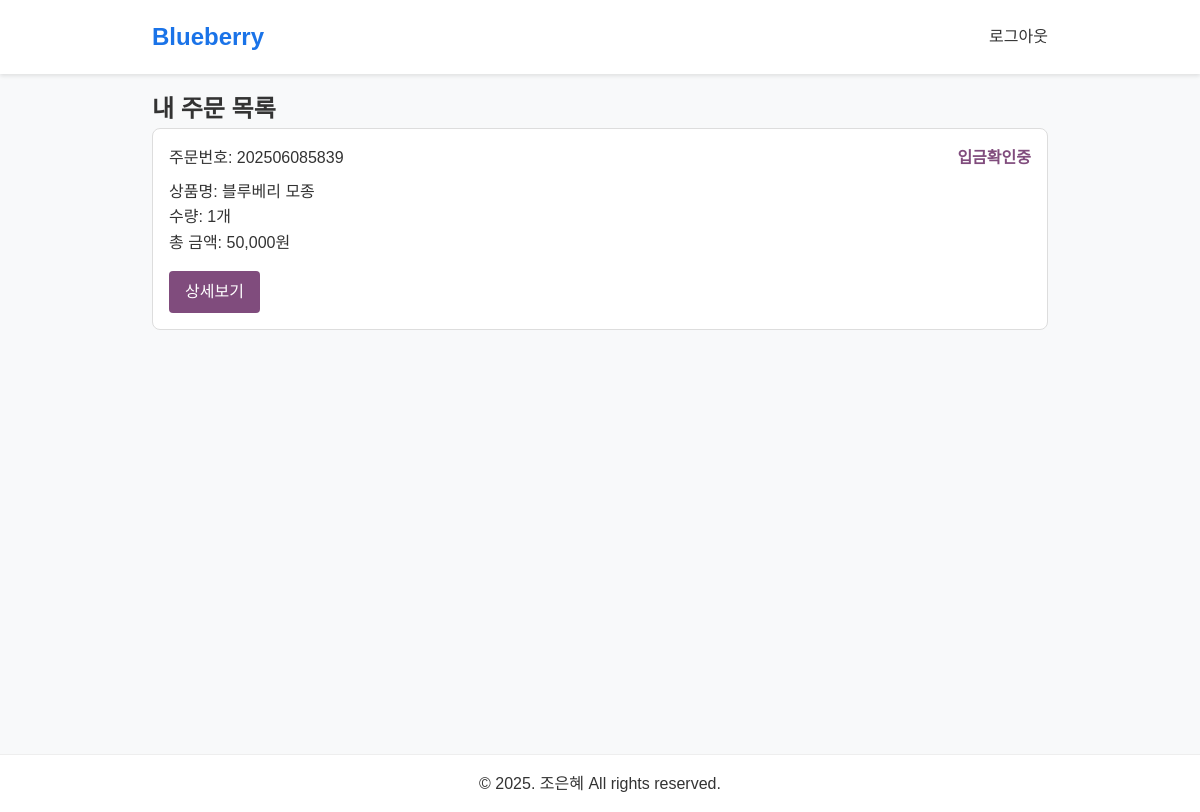
Screenshot of /orders/list/ (signed in) with the database file from the repository.
### orders/models.py (models this page shows, shortened)
class Order(models.Model):
    SIZE_CHOICES = [
        ('small', '소과1kg'),
        ('big', '대과1kg'),
        ('none', '모종(해당없음)'),
    ]
    STATUS_CHOICES = [
        ('pending', '입금확인중'),
        ('preparing', '배송준비중'),
        ('shipping', '배송중'),
        ('completed', '배송완료'),
        ('canceling', '취소요청'),
        ('cancelled', '취소완료'),
    ]
    user = models.ForeignKey(User, on_delete=models.CASCADE)
    item = models.ForeignKey(Item, on_delete=models.CASCADE)
    size = models.CharField(max_length=5, choices=SIZE_CHOICES, null=True, blank=True)
    quantity = models.PositiveIntegerField()
    name = models.CharField(max_length=100)
    contact = models.CharField(max_length=100)
    postcode = models.CharField(max_length=10)
    address = models.CharField(max_length=255)
    detail_address = models.CharField(max_length=255)
    preferred_delivery_date = models.DateField()
    depositor_name = models.CharField(max_length=100)
    status = models.CharField(max_length=10, choices=STATUS_CHOICES, default='입금확인중')
    review_written = models.BooleanField(default=False) #TODO
    total_price = models.DecimalField(max_digits=10, decimal_places=0, editable=False)
    cancel_requested = models.BooleanField(default=True)
    order_number = models.CharField(max_length=20, unique=True, editable=False, null=True)
    created_at = models.DateTimeField(default=timezone.now, null=True)

### items/models.py (models this page shows, shortened)
class Item(models.Model):
    CATEGORY_CHOICES = [
        ('fruit','과일'),
        ('seed','모종'),
    ]
    name = models.CharField(max_length=100)
    category = models.CharField(max_length=20,choices=CATEGORY_CHOICES)
    price_per_small = models.DecimalField(max_digits=10, decimal_places=0, null=True, blank=True)
    price_per_big = models.DecimalField(max_digits=10, decimal_places=0, null=True, blank=True)
    price_per_unit = models.DecimalField(max_digits=10, decimal_places=0, null=True, blank=True)
    image = models.ImageField(upload_to='items/images/', null=True, blank=True)

### orders/views.py (the view)
# urls.py: path('orders/', views.order_list, name='admin_order_list'),
@login_required
def order_list(request):
    orders = Order.objects.filter(user=request.user)
    return render(request, 'orders/order_list.html', {'orders': orders})

### orders/templates/orders/order_list.html (shortened to what this page needs)
{% extends 'base.html' %}
{% block content %}
<div class="container">
    <h2>내 주문 목록</h2>
    {% if orders %}
        <div class="order-list">
            {% for order in orders %}
                <div class="order-item">
                    <div class="order-header">
                        <span class="order-id">주문번호: {{ order.order_number }}</span>
                        <span class="order-status">{{ order.get_status_display }}</span>
                    </div>
                    <div class="order-info">
                        <p>상품명: {{ order.item.name }}</p>
                        <p>수량: {{ order.quantity }}개</p>
                        <p>총 금액: {{ order.total_price }}원</p>
                    </div>
                    <div class="order-actions">
                        <a href="{% url 'order_detail' order.order_number %}" class="btn btn-primary">상세보기</a>
                    </div>
                </div>
            {% endfor %}
        </div>
    {% else %}
        <p>주문 내역이 없습니다.</p>
    {% endif %}
</div>
{% endblock %}

### templates/base.html (style rules this page uses)
* { margin: 0; padding: 0; box-sizing: border-box; }
body { font-family: 'Noto Sans KR', sans-serif; line-height: 1.6; color: #333; background-color: #f8f9fa; }
.container { width: 100%; max-width: 100%; padding: 0 1rem; margin: 0 auto; }
.btn { display: inline-block; padding: 0.5rem 1rem; border: none; border-radius: 4px; background-color: #1a73e8; color: #fff; text-decoration: none; cursor: pointer; font-size: 1rem; }
@media screen and (min-width: 768px) { .container { max-width: 720px; } }
@media screen and (min-width: 1024px) { .container { max-width: 960px; } }

### orders/templates/orders/order_list.html (style rules this page uses)
.order-list { display: flex; flex-direction: column; gap: 1rem; }
.order-item { border: 1px solid #ddd; border-radius: 8px; padding: 1rem; background-color: #fff; }
.order-header { display: flex; justify-content: space-between; margin-bottom: 0.5rem; }
.order-status { font-weight: bold; color: #804c7d; }
.order-info { margin-bottom: 1rem; }
.order-actions { display: flex; gap: 0.5rem; }
.btn { padding: 0.5rem 1rem; border-radius: 4px; text-decoration: none; color: white; }
.btn-primary { background-color: #804c7d; }

### rows the page displays
Order: order_number "202506085839", status "입금확인중", item.name "블루베리 모종", quantity "1", total_price "50,000"
